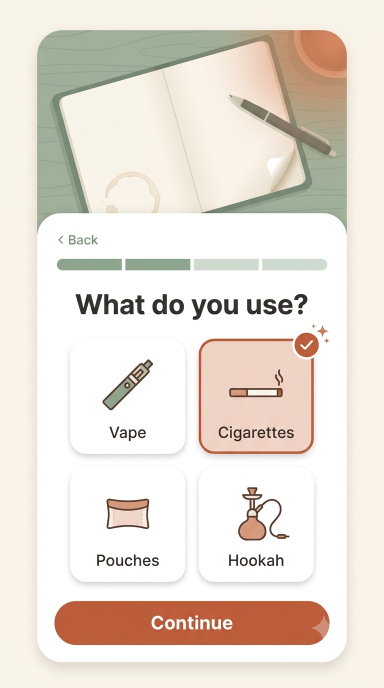
#> input picture docs/UI_Design/user on boarding 4.png, 768 x 1376 px, found by its file name (shown at 1/2 size)
$ python crop_onboarding_assets.py
#> lines starting #> are read from the running program, lines starting #| are printed output that depends on the picture
"""One-time asset prep: crop onboarding header illustrations out of the
docs/UI_Design reference PNGs. Run from the repo root:
    python3 mobile/tool/crop_onboarding_assets.py
Crop boxes were measured against the reference PNGs (each 768x1376) and
verified visually — see docs/superpowers/specs/2026-08-30-onboarding-flow-redesign-design.md.
"""
from PIL import Image

CROPS = {
    "product_selection_header.png": (
        "docs/UI_Design/user on boarding 4.png", (68, 60, 698, 427)),
    "cigarette_quantity_header.png": (
        "docs/UI_Design/after on boarding if ciagrettes selected this will open 4a.png",
        (49, 97, 367, 410)),
    "goal_selection_header.png": (
        "docs/UI_Design/after on boarding if ciagrettes selected this will open 4a.png",
        (401, 150, 719, 495)),
    "vape_quantity_header.png": ("docs/UI_Design/4b.png", (96, 100, 671, 460)),
    "pouches_quantity_header.png": ("docs/UI_Design/4c.png", (72, 122, 695, 474)),
    "hookah_quantity_header.png": ("docs/UI_Design/4d.png", (63, 68, 704, 491)),
}

OUT_DIR = "mobile/assets/images/onboarding"

if __name__ == "__main__":
    import os
    os.makedirs(OUT_DIR, exist_ok=True)
    for name, (src, box) in CROPS.items():
        im = Image.open(src).convert("RGB")
        crop = im.crop(box)
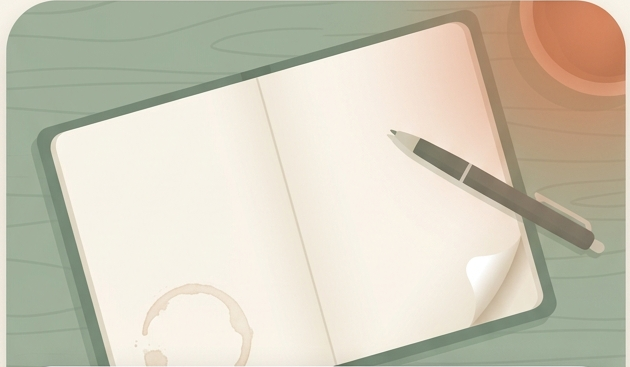
#> crop: PIL image 630x367 RGB; mean R, G, B 206.6, 201.4, 183.7
        out_path = os.path.join(OUT_DIR, name)
        crop.save(out_path)
        print(f"{name}: {crop.size} -> {out_path}")
#| product_selection_header.png: (630, 367) -> mobile/assets/images/onboarding/product_selection_header.png
#> pass 2 of the loop `for name, (src, box) in CROPS.items():`:
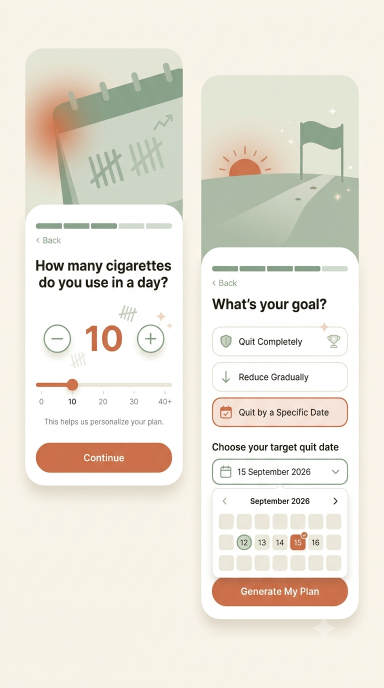
#> input picture docs/UI_Design/after on boarding if ciagrettes selected this will open 4a.png, 768 x 1376 px, found by its file name (shown at 1/2 size)
#> `crop = im.crop(box)`:
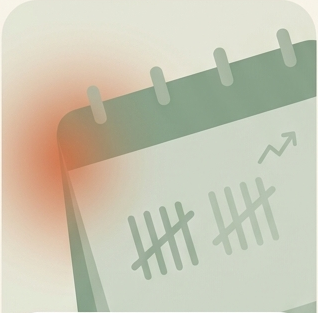
#> crop: PIL image 318x313 RGB; mean R, G, B 201.4, 199.6, 180.3
#| cigarette_quantity_header.png: (318, 313) -> mobile/assets/images/onboarding/cigarette_quantity_header.png
#> (the run stopped early here; a loop or call above may not have finished)
